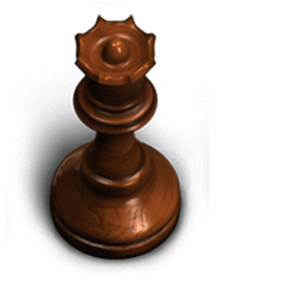
#> input picture references/lichess-staunton-3d/Black-Queen.png, 300 x 300 px
$ python -i compare_shelves.py   (imports and definitions only)
#> lines starting #> are read from the running program, lines starting #| are printed output that depends on the picture; after the words box and inside, x2 and y2 are one past the last pixel; in counts of white or black regions, pixels touching at a corner belong together
from pathlib import Path
import json
import numpy as np
from PIL import Image,ImageDraw,ImageFont
from scipy.ndimage import label,binary_fill_holes
P=Path(__file__).resolve().parent;S=P.parents[2]
# [1 line that did not run here, left out]
# [1 line that did not run here, left out]
# [1 line not run here, left out]
def clean(m):
    ids,count=label(m,np.ones((3,3)));areas=np.bincount(ids.ravel());areas[0]=0;return binary_fill_holes(ids==areas.argmax())
def mask(im):
    a=np.asarray(im.convert('RGBA'));return clean((a[:,:,3]>127)&(a[:,:,:3].max(2)>12))
def bg(im):
    out=Image.new('RGBA',im.size,(18,24,31,255));out.alpha_composite(im.convert('RGBA'));return out.convert('RGB')
# [1 line not run here, left out]
sheet=Image.new('RGB',(1200,990),(15,20,26));d=ImageDraw.Draw(sheet)
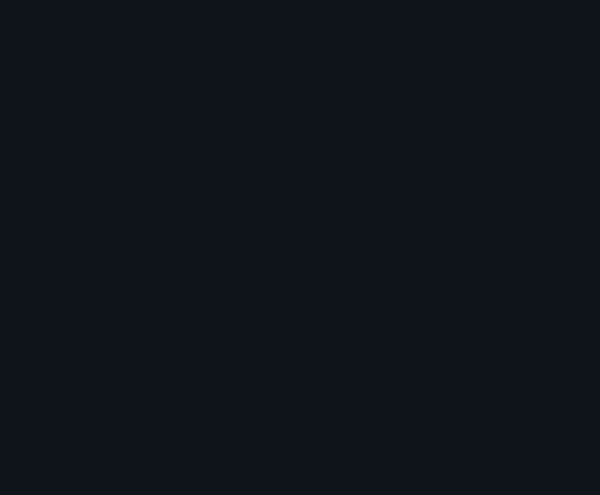
#> sheet: PIL image 1200x990 RGB (shown at 1/2 size); mean R, G, B 15, 20, 26
font=ImageFont.truetype('C:/Windows/Fonts/segoeui.ttf',18)
scores=[]
# [11 lines not run here, left out]

>>> from PIL import Image
>>> picture = Image.open('../../../references/lichess-staunton-3d/Black-Queen.png')
#> picture is the input picture: PIL image 300x300 P; mean R, G, B, A 18.3, 9.3, 4.3, 67.2
>>> result = mask(picture)
#> in clean, `ids, count = label(m, np.ones((3, 3)))`:
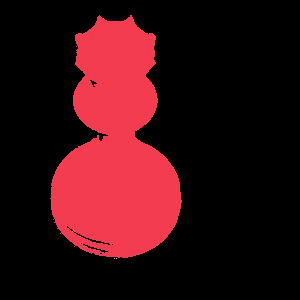
#> ids: shape (300, 300) int32; 4 distinct labels, from 0 to 3; one colour per label, 0 black
#> in clean, `ids, count = label(m, np.ones((3, 3)))`: count = 3
#> in clean, `ids, count = label(m, np.ones((3, 3)))`:
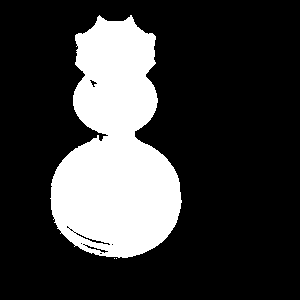
#> m: shape (300, 300) bool; 23% white; 3 white regions (2 under 20 px), largest, box (x1, y1, x2, y2) and area: (50, 15, 182, 258) 20708
#> in clean, `areas = np.bincount(ids.ravel())`: areas = [69290, 20708, 1, 1]
#> in clean, `return binary_fill_holes(ids == areas.argmax())`:
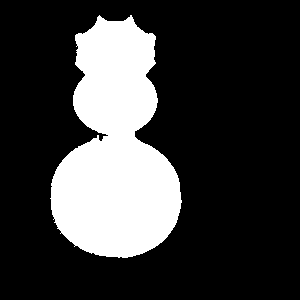
#> returned value: shape (300, 300) bool; 23.1% white; 1 white region, box (x1, y1, x2, y2) and area: (50, 15, 182, 258) 20834

$ run again, on references/lichess-staunton-3d/Black-Knight.png
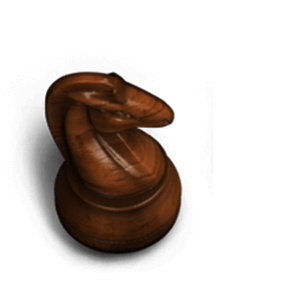
#> input picture references/lichess-staunton-3d/Black-Knight.png, 300 x 300 px
#> picture is the input picture: PIL image 300x300 P; mean R, G, B, A 14.8, 7.5, 3.4, 60.2
#> in clean, `ids, count = label(m, np.ones((3, 3)))`:
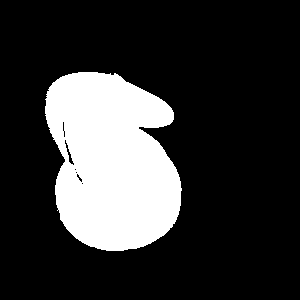
#> ids: shape (300, 300) int32; values 0 (black) and 1 (white), 20.9% white; 1 white region, box (x1, y1, x2, y2) and area: (45, 72, 182, 251) 18793
#> count = 1
#> areas = [71207, 18793]
